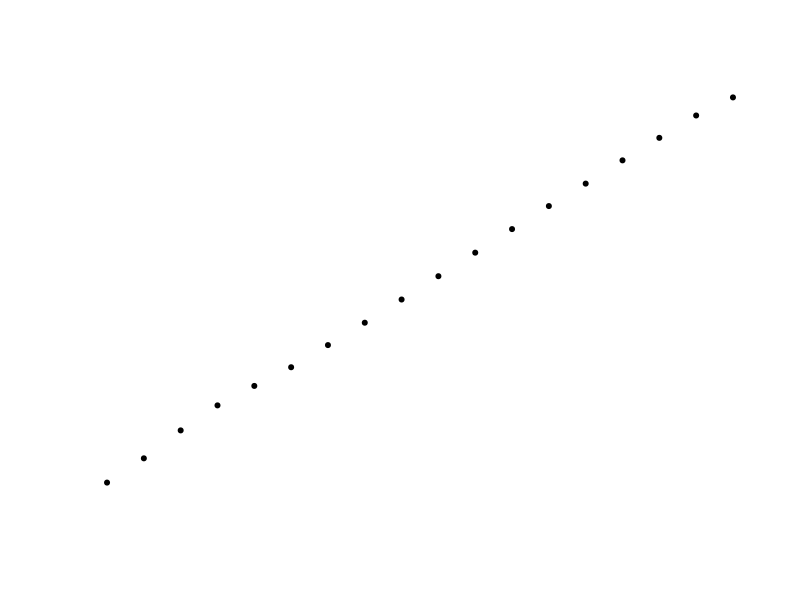

The R source for this figure: (Note: this script raises an error after producing the figure.)
## ---- chunk 1
T<-seq(15,100,by=5)
RCu1<-c(52.841,53.670,54.929,56.385,56.933,
        57.509,58.378,59.301,60.295,61.322,
        62.363,63.396,64.425,65.464,66.568,
        67.632,68.729,69.968)
RCu2<-c(53.104,54.414,55.617,56.366,57.534,
        58.605,59.688,60.738,61.789,62.817,
        63.852,64.896,65.897,66.837,67.784,
        68.704,69.578,69.933)
RCu<-(RCu1+RCu2)/2
RCu

LR<-lm(RCu~T)
plot(T,RCu,main ="Cu50金属电阻与温度关系曲线",xlab="温度(℃)",ylab="Cu50金属电阻(Ω)",
     pch=20,lty=1,axes = T,frame.plot = T)
lines(T,fitted((LR)),col="red")
legend("topleft","拟合曲线\n R=0.199706T+50.135255",lty=1,col="red",bty="n")
summary(LR)
## ---- chunk 2
Ta<-mean(T)
Ta
RCua<-mean(RCu)
RCua
m<-mean(T*RCu)
m
ta<-mean(T^2)
ta
b1<-(Ta*RCua-m)/(Ta^2-ta)
b1
a1<-RCua-b1*Ta
a1
## ---- chunk 3
NTC1<-c(4385.2,3795.3,3024.5,2630.3,2316.2,
        2005.2,1713.1,1458.2,1239.5,1052.9,
        952.2,765.5,655.2,562.5,484.2,
        419.6,362.8,302.7)
NTC2<-c(4223.9,3297.7,2707.1,2436.6,1998.8,
        1649.9,1373.7,1150.8,966.8,819.1,
        698.2,597.5,514.8,449.6,394.9,
        348.7,315.2,301.9)
NTC<-(NTC1+NTC2)/2
NTC

plot(T,NTC,main ="NTC热敏电阻与温度关系曲线",xlab="温度(℃)",ylab="NTC热敏电阻(Ω)",
     pch=20,lty=1,axes = T,frame.plot = T)
lines(spline(T,NTC),col="red")
legend("topright","热敏电阻阻值",lty=1,col="red",bty="n")
## ---- chunk 4
t<-1/(T+273.15)
ntc<-log(NTC)

lr<-lm(ntc~t)

plot(t,ntc,main ="ln(Rntc)与1/T关系曲线",xlab="1/T(1/℃)",ylab="ln(Rntc)(ln(Ω))",
     pch=20,lty=1,axes = T,frame.plot = T)
lines(t,fitted((lr)),col="red")
legend("bottomright","拟合曲线\n ln(R)=3393.6331*(1/T)-3.3662",lty=1,col="red",bty="n")
summary(lr)

t
ntc

## ---- chunk 5
U1<-c(652.4,646.4,634.4,627.8,621.9,
      614.6,606.2,597.3,587.7,577.7,
      567.4,556.9,546.4,535.8,525.0,
      514.4,503.2,488.3)
U2<-c(650.1,637.0,627.4,622.6,611.5,
      600.4,589.5,578.7,567.7,557.0,
      546.3,536.0,525.7,515.7,505.7,
      496.0,487.5,484.2)
U<-(U1+U2)/2
U

Lr<-lm(U~T)
plot(T,U,main ="PN结与温度关系曲线",xlab="温度(℃)",ylab="PN结电压(mV)",
     pch=20,lty=1,axes = T,frame.plot = T)
lines(T,fitted((Lr)),col="red")
legend("topright","拟合曲线\n U=-1.965366T+683.6419",lty=1,col="red",bty="n")
summary(Lr)
## ---- chunk 6
Ta<-mean(T)
Ta
u<-mean(U)
u
M<-mean(T*U)
M
ta<-mean(T^2)
ta
b2<-(Ta*u-M)/(Ta^2-ta)
b2
a2<-u-b2*Ta
a2
